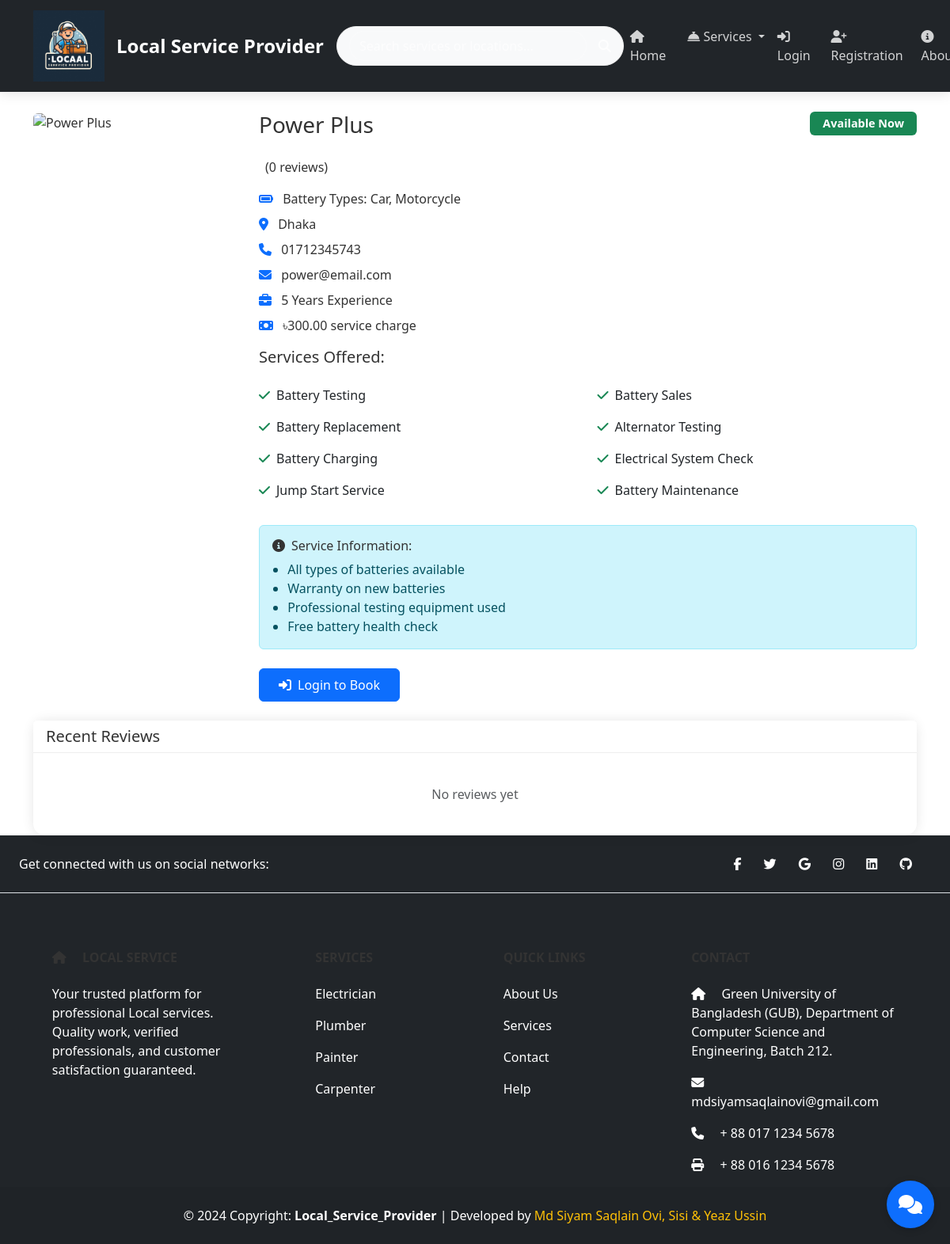
/battery_service_info.php?id=1, run on the app's committed database.
### tables this page shows
CREATE TABLE `battery_services` (
  `id` int NOT NULL,
  `name` varchar(100) NOT NULL,
  `email` varchar(100) NOT NULL,
  `contact_number` varchar(15) NOT NULL,
  `location` varchar(200) NOT NULL,
  `price_per_service` decimal(10,2) NOT NULL,
  `work_experience` int NOT NULL,
  `image` varchar(255) DEFAULT 'default.jpg',
  `rating` decimal(3,1) DEFAULT '0.0',
  `battery_types` varchar(200) DEFAULT NULL,
  `created_at` timestamp NOT NULL DEFAULT CURRENT_TIMESTAMP,
  `availability` tinyint(1) DEFAULT '1'
);

### battery_service_info.php (the view, shortened to what this page needs)
<?php
include('includes/header.php');
include('includes/navbar.php');
include('dbcon.php');
if(isset($_GET['id'])) {
    $provider_id = mysqli_real_escape_string($con, $_GET['id']);
    $query = "SELECT * FROM battery_services WHERE id = '$provider_id'";
    $result = mysqli_query($con, $query);
    if(mysqli_num_rows($result) > 0) {
        $provider = mysqli_fetch_assoc($result);
?>
<div class="container mt-4">
    <div class="row">
        <div class="col-md-3">
            <img src="<?= isset($provider['profile_image']) ? '../uploads/'.$provider['profile_image'] : 'assets/img/default-battery.jpg' ?>"
                 class="img-fluid rounded"
                 alt="<?= $provider['name'] ?>">
        </div>
        <div class="col-md-9">
            <div class="d-flex justify-content-between align-items-start mb-3">
                <h3><?= $provider['name'] ?></h3>
                <span class="badge <?= $provider['availability'] ? 'bg-success' : 'bg-danger' ?>">
                    <?= $provider['availability'] ? 'Available Now' : 'Not Available' ?>
                </span>
            </div>
            <div class="d-flex align-items-center mb-3">
                    <?php
                    $rating_query = "SELECT AVG(rating) as avg_rating, COUNT(*) as total_reviews
                                   FROM reviews WHERE battery_service_id = '$provider_id'";
                    $rating_result = mysqli_query($con, $rating_query);
                    $rating_data = mysqli_fetch_assoc($rating_result);
                    ?>
                <span>(<?= $rating_data['total_reviews'] ?? 0 ?> reviews)</span>
            </div>
            <p class="mb-2">
                <i class="fas fa-battery-full text-primary me-2"></i>
                Battery Types: <?= $provider['battery_types'] ?>
            </p>
            <p class="mb-2">
                <i class="fas fa-map-marker-alt text-primary me-2"></i>
                <?= $provider['location'] ?>
            </p>
            <p class="mb-2">
                <i class="fas fa-phone text-primary me-2"></i>
                <?= $provider['contact_number'] ?>
            </p>
            <p class="mb-2">
                <i class="fas fa-envelope text-primary me-2"></i>
                <?= $provider['email'] ?>
            </p>
            <p class="mb-2">
                <i class="fas fa-briefcase text-primary me-2"></i>
                <?= $provider['work_experience'] ?> Years Experience
            </p>
            <p class="mb-3">
                <i class="fas fa-money-bill text-primary me-2"></i>
                ৳<?= number_format($provider['price_per_service'] ?? 0, 2) ?> service charge
            </p>
            <div class="mb-4">
                <h5 class="mb-3">Services Offered:</h5>
                <div class="row">
                    <div class="col-md-6">
                        <ul class="list-group">
                            <li class="list-group-item">
                                <i class="fas fa-check text-success me-2"></i>Battery Testing
                            </li>
                            <li class="list-group-item">
                                <i class="fas fa-check text-success me-2"></i>Battery Replacement
                            </li>
                            <li class="list-group-item">
                                <i class="fas fa-check text-success me-2"></i>Battery Charging
                            </li>
                            <li class="list-group-item">
                                <i class="fas fa-check text-success me-2"></i>Jump Start Service
                            </li>
                        </ul>
                    </div>
                    <div class="col-md-6">
                        <ul class="list-group">
                            <li class="list-group-item">
                                <i class="fas fa-check text-success me-2"></i>Battery Sales
                            </li>
                            <li class="list-group-item">
                                <i class="fas fa-check text-success me-2"></i>Alternator Testing
                            </li>
                            <li class="list-group-item">
                                <i class="fas fa-check text-success me-2"></i>Electrical System Check
                            </li>
                            <li class="list-group-item">
                                <i class="fas fa-check text-success me-2"></i>Battery Maintenance
                            </li>
                        </ul>
                    </div>
                </div>
            </div>
            <div class="alert alert-info mb-4">
                <h6 class="mb-2"><i class="fas fa-info-circle me-2"></i>Service Information:</h6>
                <ul class="mb-0">
                    <li>All types of batteries available</li>
                    <li>Warranty on new batteries</li>
                    <li>Professional testing equipment used</li>
                    <li>Free battery health check</li>
                </ul>
            </div>
            <?php if(isset($_SESSION['auth_user'])): ?>
                <?php if($provider['availability']): ?>
                    <a href="payment.php?id=<?= $provider_id ?>&type=battery" class="btn btn-primary">
                        <i class="fas fa-handshake me-2"></i>Book Now
                    </a>
                <?php else: ?>
                    <button class="btn btn-secondary" disabled>Not Available</button>
                <?php endif; ?>
            <?php else: ?>
                <a href="login.php" class="btn btn-primary">
                    <i class="fas fa-sign-in-alt me-2"></i>Login to Book
                </a>
            <?php endif; ?>
        </div>
    </div>
    <div class="card mt-4">
        <div class="card-header">
            <h5 class="mb-0">Recent Reviews</h5>
        </div>
        <div class="card-body">
            <?php
            $reviews_query = "SELECT r.*, u.name as reviewer_name
                            FROM reviews r
                            JOIN users u ON r.user_id = u.id
                            WHERE r.battery_service_id = '$provider_id'
                            ORDER BY r.created_at DESC";
            $reviews_result = mysqli_query($con, $reviews_query);
            if(mysqli_num_rows($reviews_result) > 0):
                while($review = mysqli_fetch_assoc($reviews_result)):
            ?>
                <div class="review-card">
                    <div class="d-flex justify-content-between">
                        <div>
                            <h6 class="mb-1"><?= htmlspecialchars($review['reviewer_name']) ?></h6>
                            <div class="star-rating mb-2">
                                <?php
                                $rating = $review['rating'] ?? 0;
                                for($i = 1; $i <= 5; $i++) {
                                    if($i <= $rating) {
                                        echo '<i class="fa fa-star text-warning"></i>';
                                    } else {
                                        echo '<i class="fa fa-star-o text-warning"></i>';
                                    }
                                }
                                ?>
                            </div>
                            <p class="mb-1"><?= htmlspecialchars($review['review_text']) ?></p>
                        </div>
                        <small class="text-muted">
                            <?= date('M d, Y', strtotime($review['created_at'])) ?>
                        </small>
                    </div>
                </div>
            <?php
                endwhile;
            else:
            ?>
                <p class="text-center text-muted my-4">No reviews yet</p>
            <?php endif; ?>
        </div>
    </div>
</div>
<?php
    } else {
        echo "<div class='container mt-4'><div class='alert alert-danger'>Battery service provider not found</div></div>";
    }
} else {
    echo "<div class='container mt-4'><div class='alert alert-danger'>Invalid request</div></div>";
}
include('includes/footer.php');
?>

### includes/header.php (style rules this page uses)
body { background: #ffffff; margin: 0; padding: 0; color: #333; }
.card { background: #fff; border: 1px solid #eee; border-radius: 15px; box-shadow: 0 2px 10px rgba(0, 0, 0, 0.05); transition: transform 0.3s ease; }
h1, h2, h3, h4, h5, h6 { color: #333; }
a { color: #0d6efd; text-decoration: none; }

### battery_service_info.php (style rules this page uses)
.badge { padding: 0.5rem 1rem; font-size: 0.9rem; }
.card { border: none; box-shadow: 0 0 15px rgba(0,0,0,0.1); }
.card-header { background-color: #fff; border-bottom: 1px solid #eee; }
.btn-primary { padding: 0.5rem 1.5rem; font-size: 1rem; }
.list-group-item { border: none; padding: 0.5rem 0; }
.alert ul { padding-left: 1.2rem; margin-bottom: 0; }

### data on the page
battery_services: name "Power Plus", battery_types "Car, Motorcycle", location "Dhaka", contact_number "01712345743", email "power@email.com", work_experience "5", price_per_service "300.00"

### other printed values
$rating_data['total_reviews'] "0"
